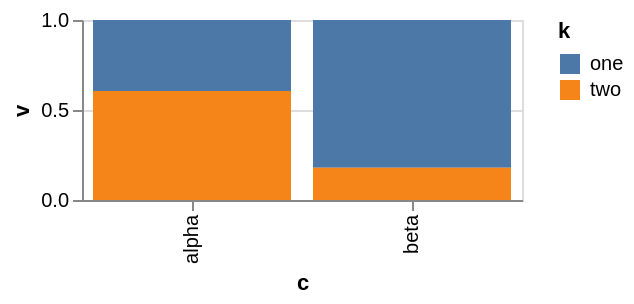

This figure's Vega-Lite source:
### Vega-Lite specification from a JSON file in a GitHub repository (floating-point values rounded to 4 significant figures)
{"$schema": "https://vega.github.io/schema/vega-lite/v6.json", "description": "The same rule as `a-normalized-stack-is-a-percentage`, from the other side. `guideFormat`'s test is `fieldOrDatumDef.stack === 'normalize' && config.normalizedNumberFormat`, and the second half of it is a **truthiness** test rather than a presence one — so a theme that sets `normalizedNumberFormat` to the empty string is asking for no percentage rather than for an empty one, and the axis falls through to whatever it would otherwise have shown. Upstream writes no `format` on it at all. Read as \"is it set\", the empty string is set, and the axis would be handed a specifier that formats every label as nothing.", "config": {"normalizedNumberFormat": ""}, "data": {"values": [{"c": "alpha", "k": "one", "v": 28}, {"c": "alpha", "k": "two", "v": 43}, {"c": "beta", "k": "one", "v": 55}, {"c": "beta", "k": "two", "v": 12}]}, "width": 220, "height": 90, "mark": "bar", "encoding": {"x": {"field": "c", "type": "nominal"}, "y": {"field": "v", "type": "quantitative", "stack": "normalize"}, "color": {"field": "k", "type": "nominal"}}}
